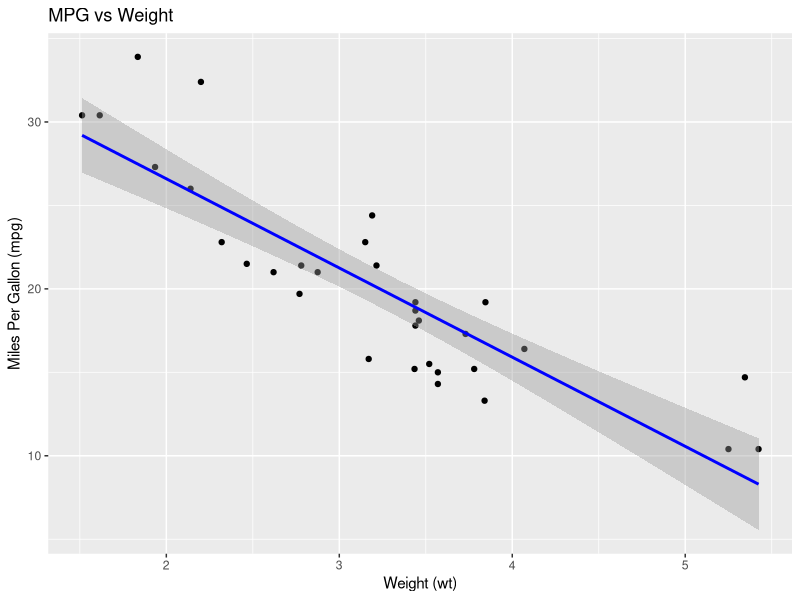
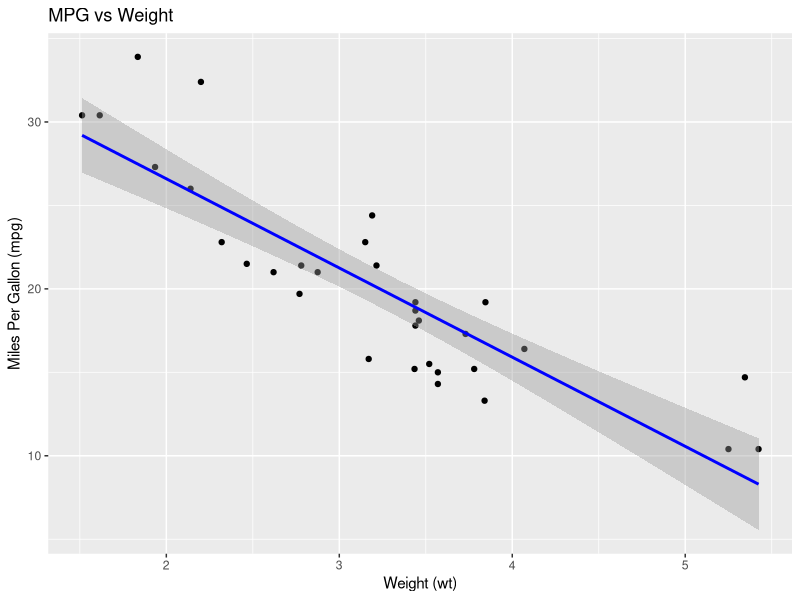
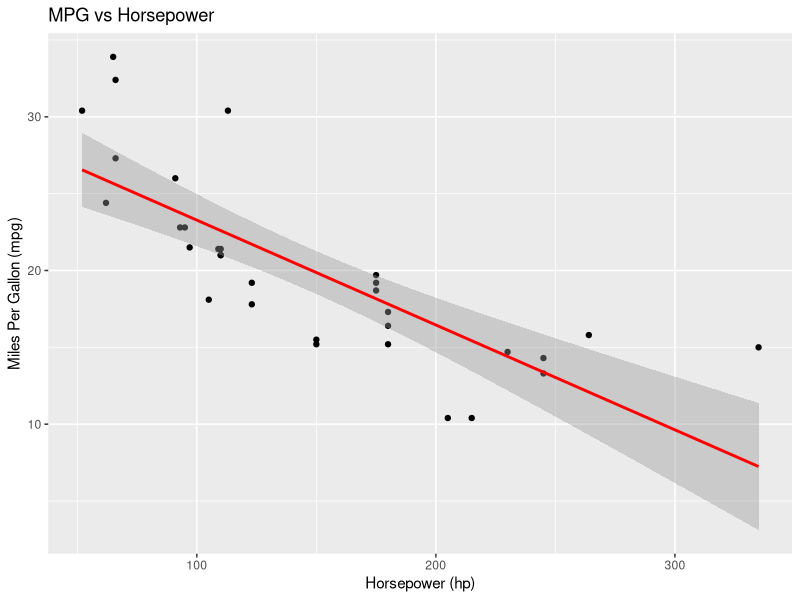
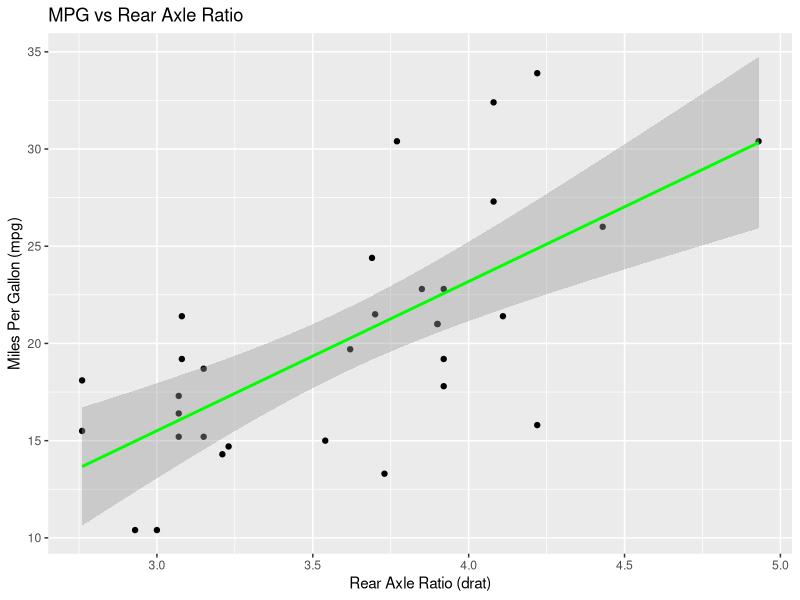

Here is the R script that generated these plots, in order:
# Load necessary package
library(ggplot2)

# Load the mtcars dataset
data(mtcars)

# Model 1: Predict mpg using wt
model1 <- lm(mpg ~ wt, data = mtcars)
summary(model1)

# Plotting Model 1
ggplot(mtcars, aes(x = wt, y = mpg)) +
  geom_point() +
  geom_smooth(method = "lm", color = "blue") +
  labs(title = "MPG vs Weight", x = "Weight (wt)", y = "Miles Per Gallon (mpg)")

# Model 2: Predict mpg using wt, hp, and drat
model2 <- lm(mpg ~ wt + hp + drat, data = mtcars)
summary(model2)

# Plotting Model 2
par(mfrow = c(1, 3)) # Arrange plots in a single row

# Plot for wt
ggplot(mtcars, aes(x = wt, y = mpg)) +
  geom_point() +
  geom_smooth(method = "lm", color = "blue") +
  labs(title = "MPG vs Weight", x = "Weight (wt)", y = "Miles Per Gallon (mpg)")

# Plot for hp
ggplot(mtcars, aes(x = hp, y = mpg)) +
  geom_point() +
  geom_smooth(method = "lm", color = "red") +
  labs(title = "MPG vs Horsepower", x = "Horsepower (hp)", y = "Miles Per Gallon (mpg)")

# Plot for drat
ggplot(mtcars, aes(x = drat, y = mpg)) +
  geom_point() +
  geom_smooth(method = "lm", color = "green") +
  labs(title = "MPG vs Rear Axle Ratio", x = "Rear Axle Ratio (drat)", y = "Miles Per Gallon (mpg)")